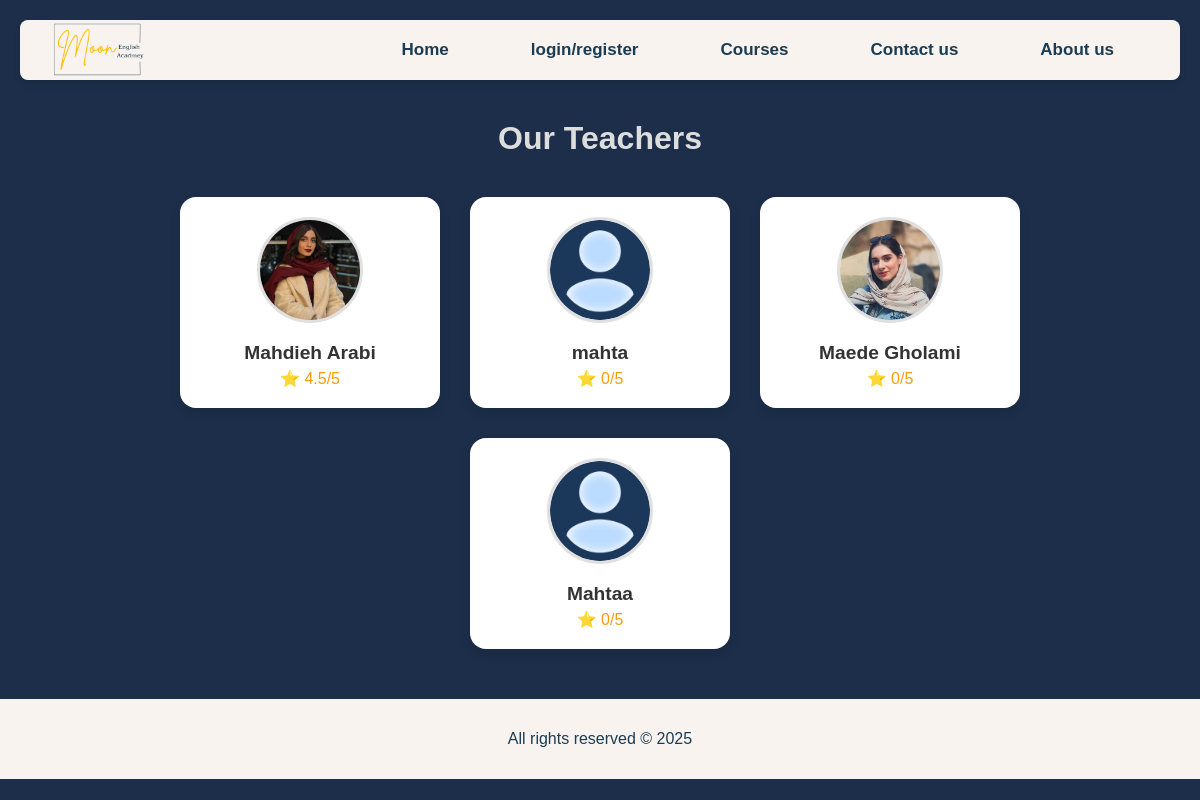
Before: /teachers/ with the older database file.
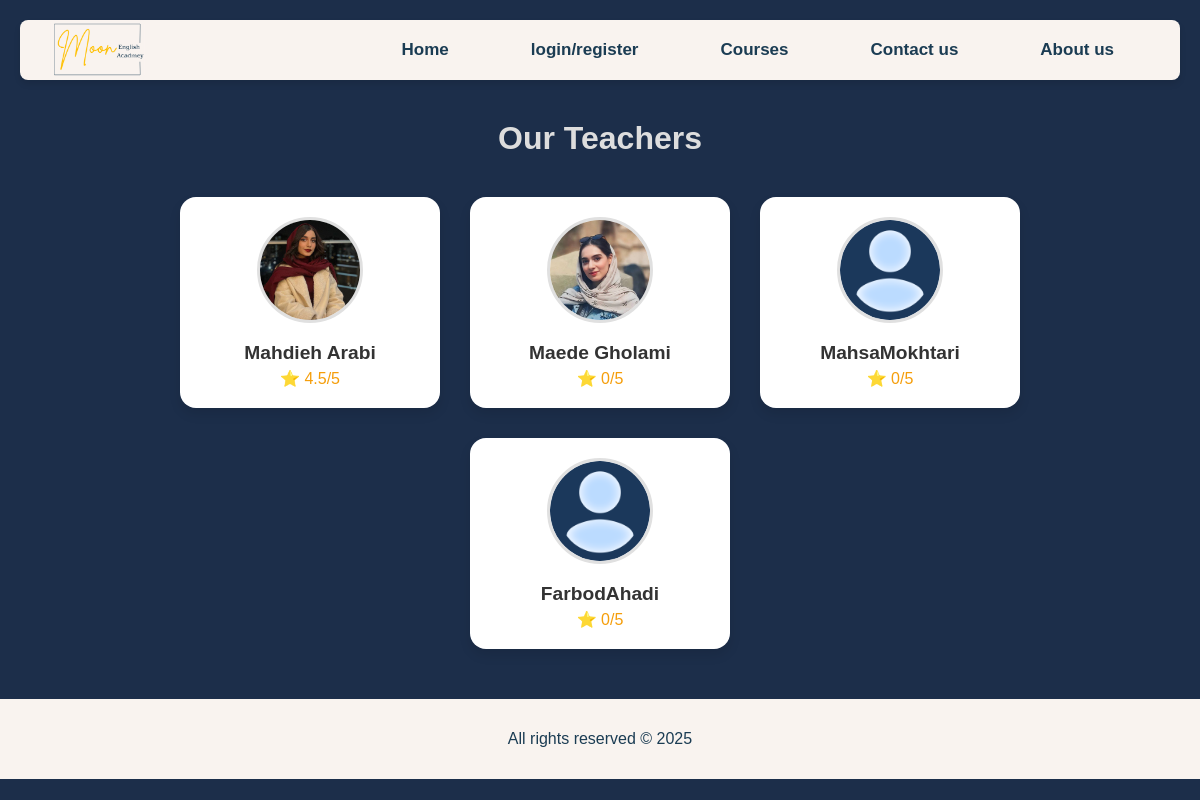
After: the same page with the newer database file.
### main/models.py (models this page shows, shortened)
class CustomUser(AbstractUser):
    user_type = models.CharField(max_length=10, choices=USER_TYPE_CHOICES)
    level = models.CharField(max_length=30, choices=ENGLISH_LEVELS, blank=True, null=True)
    profile_image = models.ImageField(upload_to='profile_pics/', default='profile_pics/default.png', blank=True)
    rating = models.FloatField(default=0.0)

class Rating(models.Model):
    student = models.ForeignKey(User, on_delete=models.CASCADE, related_name='given_ratings')
    teacher = models.ForeignKey(User, on_delete=models.CASCADE, related_name='received_ratings')
    score = models.PositiveIntegerField(validators=[MinValueValidator(1), MaxValueValidator(5)])
    comment = models.TextField(blank=True, null=True)
    created_at = models.DateTimeField(auto_now_add=True)
    class Meta:
        unique_together = ('student', 'teacher')

### main/views.py (the view, shortened to what this page needs)
# urls.py: path('teachers/', views.teacher_list, name='teacher_list'),
def teacher_list(request):
    teachers = User.objects.filter(user_type='teacher')
    rated_teachers = []
    related_teachers = []
    context = {
        'teachers': teachers,
        'rated_teachers': rated_teachers,
        'related_teachers': related_teachers,
    }
    return render(request, 'teacher_list.html', context)

### main/templatetags/filters.py (called while the page is built)
@register.filter
def average_rating(ratings):
    if not ratings or not hasattr(ratings, 'exists') or not ratings.exists():
        return 0
    total = sum([r.score for r in ratings])
    return round(total / ratings.count(), 1)

### templates/teacher_list.html (shortened to what this page needs)
{% extends 'base.html' %}
{% load static %}
{% load filters %}
{% block extra_css %}
    <link rel="stylesheet" href="{% static 'css/teacher_list.css' %}">
{% endblock %}
{% block content %}
<h2>Our Teachers</h2>
<div class="teacher-list-container">
{% for teacher in teachers %}
  <div class="teacher-card">
      <img src="{{ teacher.profile_image.url }}" alt="Teacher Image">
      <div class="teacher-name">{{ teacher.username }}</div>
      <div class="teacher-rating">
        ⭐ {{ teacher.received_ratings.all|average_rating }}/5
      </div>
  </div>
{% endfor %}
</div>
{% endblock %}

Changed rows visible on the page:
removed CustomUser: profile_image (placeholder picture), username "mahta", received_ratings.all|average_rating "0"
changed CustomUser: username "Mahtaa" → "MahsaMokhtari"
added CustomUser: profile_image (placeholder picture), username "FarbodAhadi", received_ratings.all|average_rating "0"
